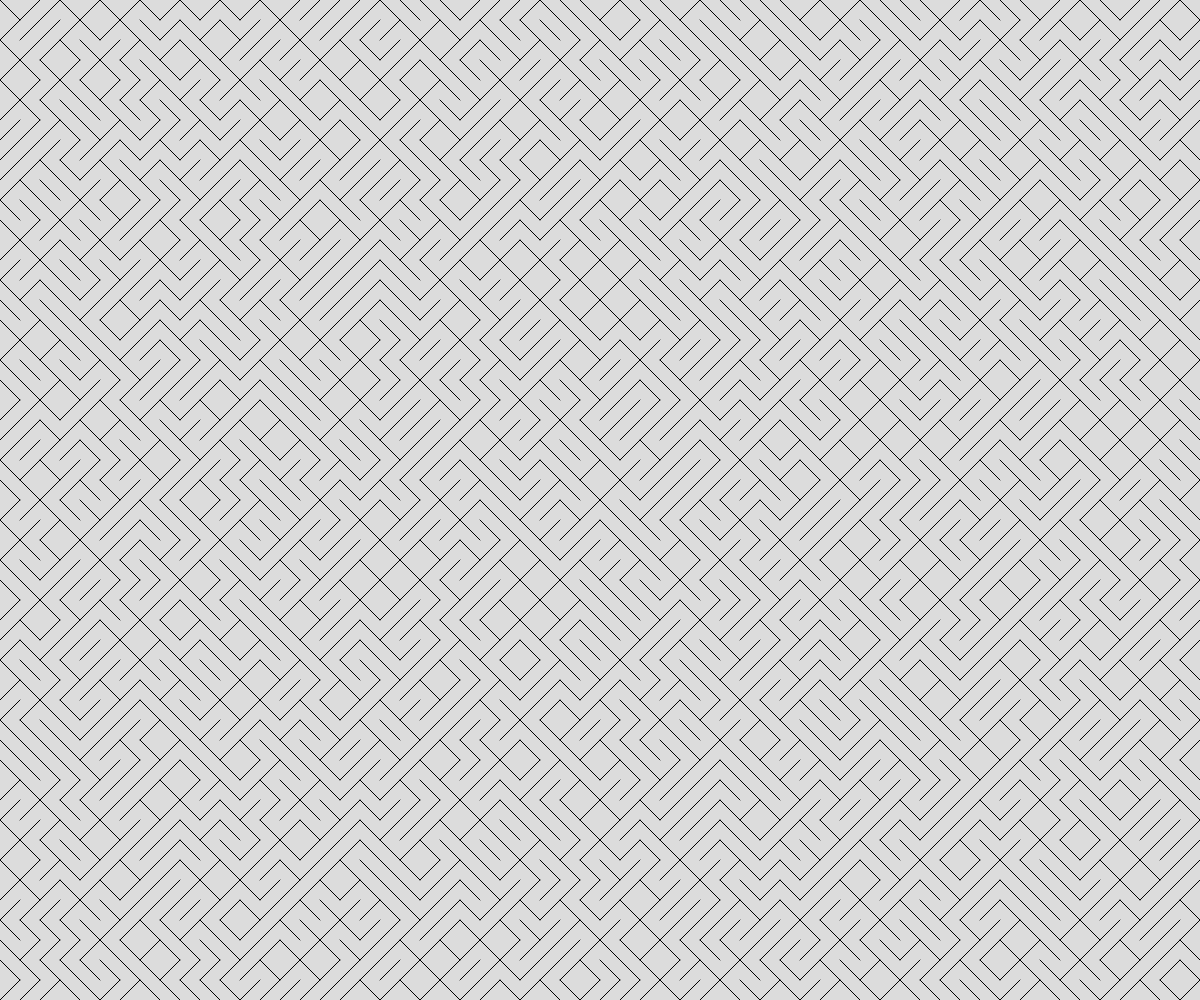
Frame 1 (no input)
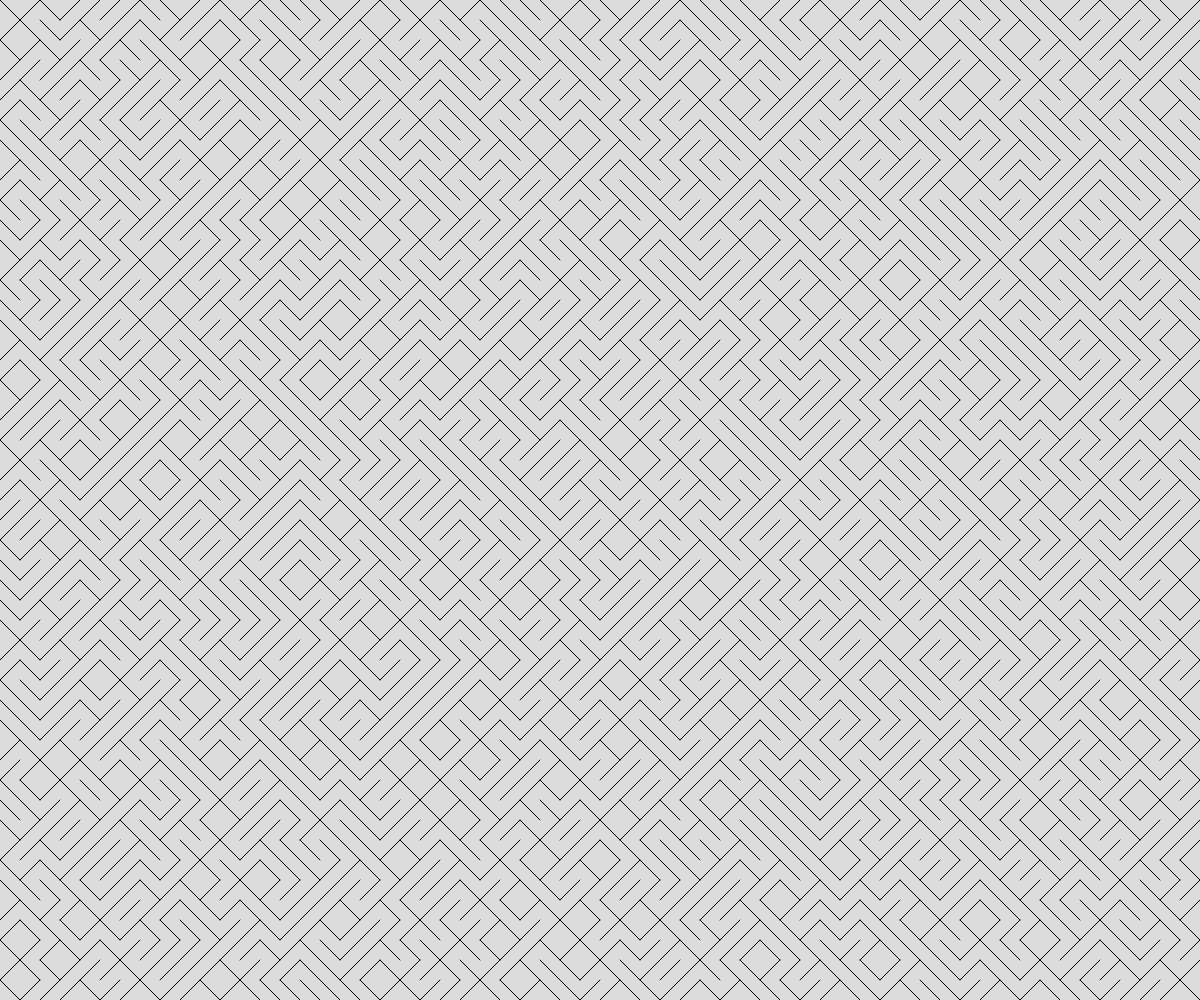
Frame 60 (no input)
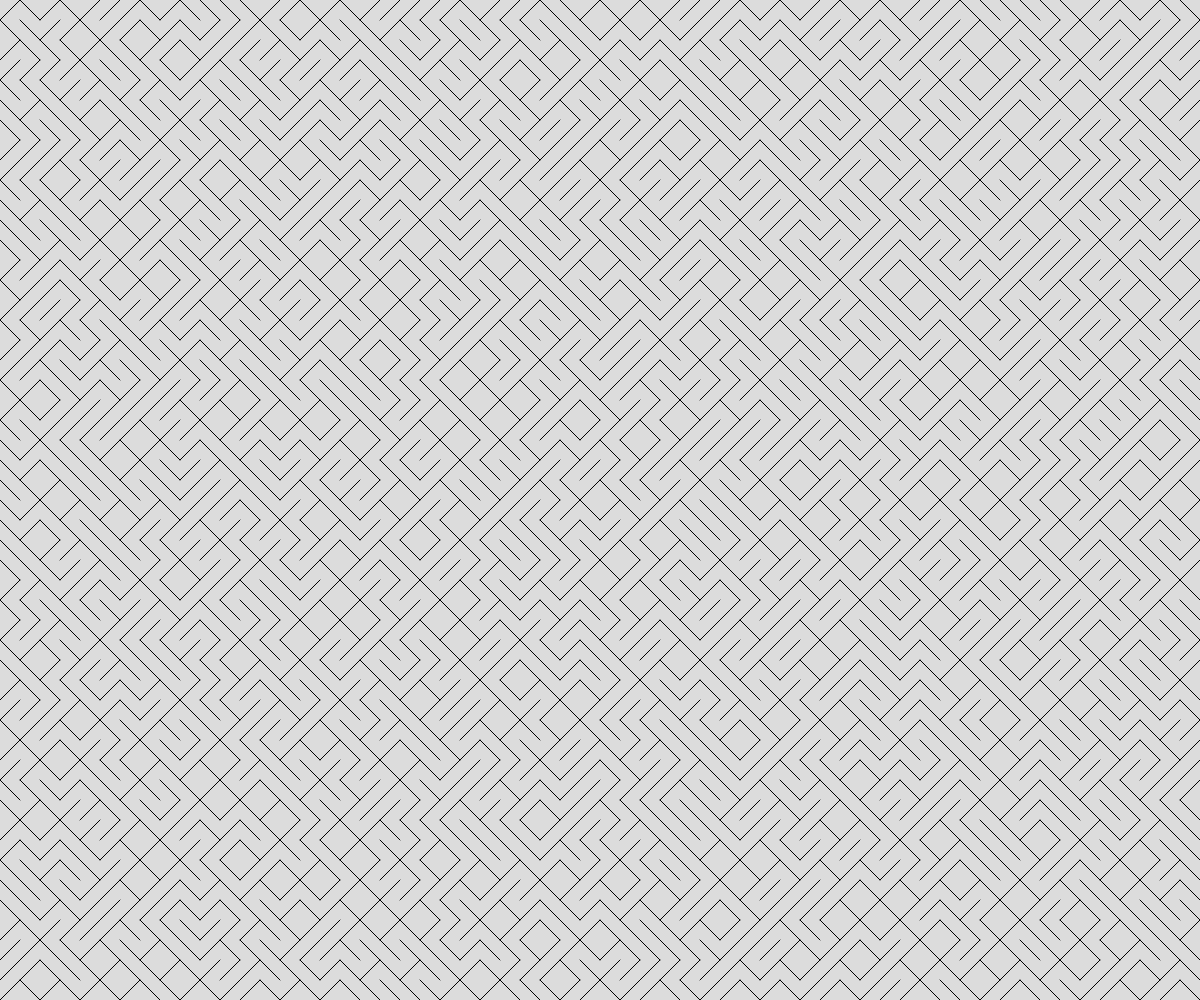
Frame 120 (the mouse pressed at the canvas centre since frame 60)

The p5.js sketch that drew these frames (run headless with seeded random() and noise() and a simulated clock; from frame 60 on, the mouse is pressed at the canvas centre):

// p5.js sketch
// ── sketch.js
// Generative art demo

let theTiles = [];
const THE_SIZE = 20;

function setup() {
  createCanvas(windowWidth, windowHeight);
 
}

function draw() {
  background(220);
  for (let x = THE_SIZE/2; x <= width; x += THE_SIZE) {
    for (let y = THE_SIZE/2; y <= height; y += THE_SIZE) {
      let someTiles = spawnTile(x, y, THE_SIZE);
      theTiles.push(someTiles);
    }
  }
  for (let tile of theTiles) {
    line(tile.x1, tile.y1, tile.x2, tile.y2);
  }
  theTiles = [];
}

function spawnTile(x, y, tileSize) {
  let choice = random(100);
  let tile;
  if (choice < 50) {
    tile = {
      x1: x - tileSize/2,
      y2: y - tileSize/2,
      x2: x + tileSize/2,
      y1: y + tileSize/2
    };
  }
  else {
    tile = {
      x1: x - tileSize/2,
      y1: y - tileSize/2,
      x2: x + tileSize/2,
      y2: y + tileSize/2
    };
    
  }
  return tile;
}
